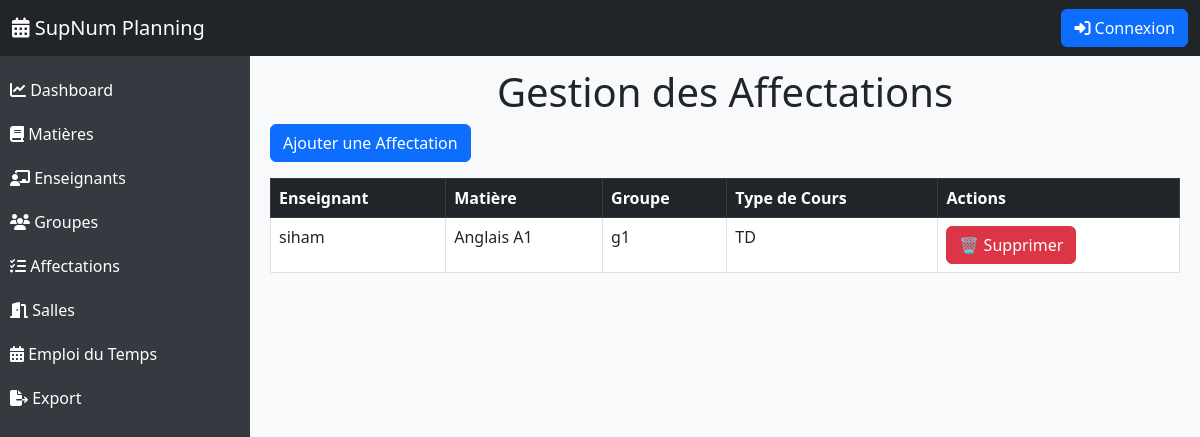
Screenshot of /affectations/ with the database file from the repository.
### planning/models.py (models this page shows, shortened)
class Affectation(models.Model):
    id = models.UUIDField(primary_key=True, default=uuid.uuid4, editable=False)
    enseignant = models.ForeignKey(Enseignant, on_delete=models.CASCADE)
    matiere = models.ForeignKey(Matiere, on_delete=models.CASCADE)
    groupe = models.ForeignKey(Groupe, on_delete=models.CASCADE)
    type_cours = models.CharField(max_length=10, choices=[("CM", "CM"), ("TD", "TD"), ("TP", "TP")])

class Enseignant(models.Model):
    id = models.UUIDField(primary_key=True, default=uuid.uuid4, editable=False)
    nom = models.CharField(max_length=100)
    disponibilites = models.JSONField(default=dict, blank=True)  # {"Lundi": [1,2], "Mardi": [3,4]}

class Matiere(models.Model):
    id = models.UUIDField(primary_key=True, default=uuid.uuid4, editable=False)
    code = models.CharField(max_length=10, unique=True)
    nom = models.CharField(max_length=100)
    credits = models.IntegerField()
    semestre = models.IntegerField(choices=[(i, f"Semestre {i}") for i in range(1, 7)])
    filiere = models.CharField(max_length=50)

class Groupe(models.Model):
    id = models.UUIDField(primary_key=True, default=uuid.uuid4, editable=False)
    nom = models.CharField(max_length=50, unique=True)
    semestre = models.IntegerField(choices=[(i, f"Semestre {i}") for i in range(1, 7)])
    parent_groupe = models.ForeignKey(
        'self', null=True, blank=True, on_delete=models.SET_NULL, related_name="sous_groupes"
    )

### planning/views.py (the view)
# urls.py: path('affectations/', afficher_affectations, name='affectations'),
def afficher_affectations(request):
    enseignants = Enseignant.objects.all()
    matieres = Matiere.objects.all()
    groupes = Groupe.objects.all()
    affectations = Affectation.objects.all()
    return render(request, "planning/affectations.html", {
        "enseignants": enseignants,
        "matieres": matieres,
        "groupes": groupes,
        "affectations": affectations
    })

### planning/templates/planning/affectations.html (shortened to what this page needs)
{% extends 'planning/base.html' %}
{% block content %}
<h1 class="text-center mt-5">Gestion des Affectations</h1>
<button class="btn btn-primary mb-3" data-bs-toggle="modal" data-bs-target="#modalAffectation">Ajouter une Affectation</button>
<table class="table table-bordered">
    <thead class="table-dark">
        <tr>
            <th>Enseignant</th>
            <th>Matière</th>
            <th>Groupe</th>
            <th>Type de Cours</th>
            <th>Actions</th>
        </tr>
    </thead>
    <tbody id="affectationTable">
        {% for affectation in affectations %}
        <tr>
            <td>{{ affectation.enseignant.nom }}</td>
            <td>{{ affectation.matiere.nom }}</td>
            <td>{{ affectation.groupe.nom }}</td>
            <td>{{ affectation.type_cours }}</td>
            <td>
                <button class="btn btn-danger delete-affectation-btn" data-id="{{ affectation.id }}">🗑 Supprimer</button>
            </td>
        </tr>
        {% endfor %}
    </tbody>
</table>
{% endblock %}

### planning/templates/planning/base.html (style rules this page uses)
body { display: flex; height: 100vh; background-color: #f8f9fa; }

### rows the page displays
Affectation: enseignant.nom "siham", matiere.nom "Anglais A1", groupe.nom "g1", type_cours "TD"
